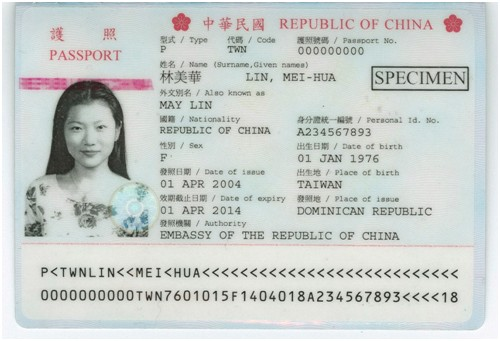
#> input picture OCR/DetectMRZ/passport/1508253342644.jpg, 500 x 341 px
$ python DetectMRZ.py --image passport   (older library calls are emulated)
#> lines starting #> are read from the running program, lines starting #| are printed output that depends on the picture; after the words box and inside, x2 and y2 are one past the last pixel; in counts of white or black regions, pixels touching at a corner belong together; long printed decimals are rounded
# import necessary packages
from imutils import paths
from cv2 import cv2
import numpy as np
import argparse
import imutils

# parse the arguments
ap = argparse.ArgumentParser()
ap.add_argument("-i", "--image", required=True, help="path to image directory")
args = vars(ap.parse_args())

# initialize rectangle and square kernel
rectKernel = cv2.getStructuringElement(cv2.MORPH_RECT, (13, 5))
squrKernel = cv2.getStructuringElement(cv2.MORPH_RECT, (27, 27))


# loop over the image directory
for imagePath in paths.list_images(args["image"]):
    # load image file
    image = cv2.imread(imagePath)
#> image is the input picture: shape (341, 500, 3); mean B, G, R 203.7, 206.6, 201.4
    image = imutils.resize(image, height=600)
#> image: shape (600, 879, 3)
    gray = cv2.cvtColor(image, cv2.COLOR_BGR2GRAY)

    # smooth the image using 3x3 kernel, then apply blackhat morphological operation
    # to find the dark regions on the light background
    gray = cv2.GaussianBlur(gray, (3,3) ,0)
    blackhat = cv2.morphologyEx(gray, cv2.MORPH_BLACKHAT, rectKernel)

    # compute the gradient intensity of blackhat image using Sobel algorithm
    # and scale into range [0, 255]
    gradX = cv2.Sobel(blackhat, ddepth=cv2.CV_32F, dx=1, dy=0, ksize=-1)
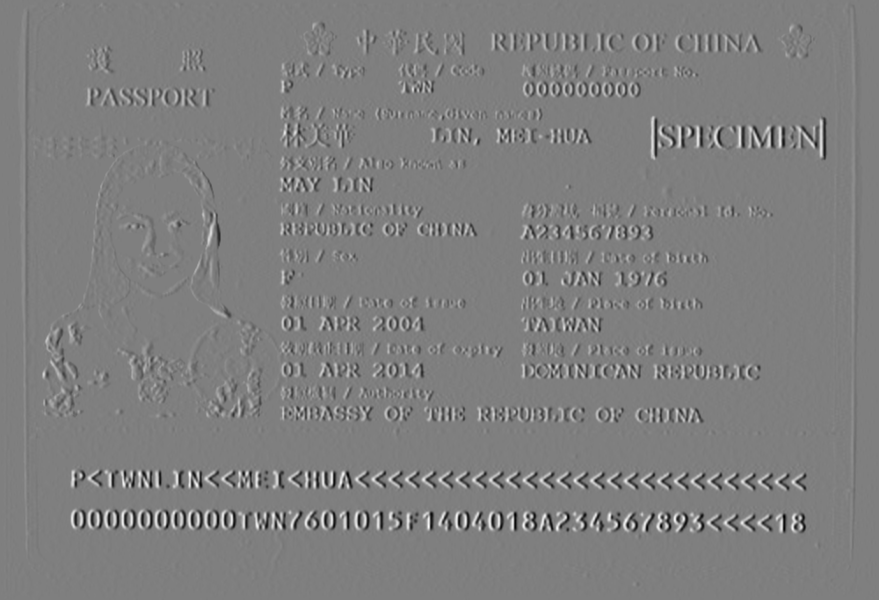
#> gradX: shape (600, 879) float32; min -1677, max 1685, mean 0; drawn with min black and max white
    gradX = np.absolute(gradX)
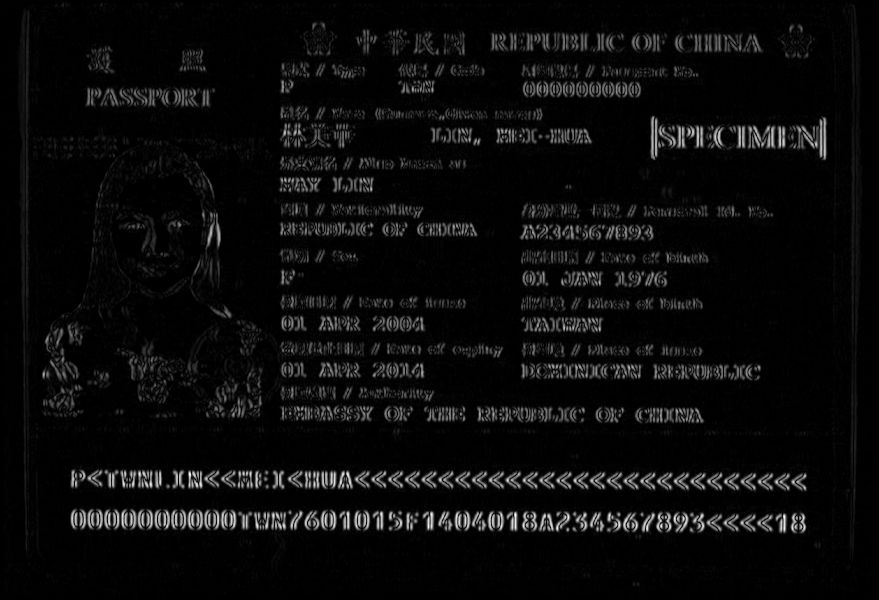
#> gradX: shape (600, 879) float32; min 0, max 1685, mean 76; drawn with min black and max white
    (minVal, maxVal) = (np.min(gradX), np.max(gradX))
#> minVal = 0; maxVal = 1685
    gradX = (255 * ((gradX - minVal) / (maxVal - minVal))).astype("uint8")

    # apply the closing operation using the rectangular kernel to close gaps
    # in between letters -- then apply the Otsu's thresholding method
    gradX = cv2.morphologyEx(gradX, cv2.MORPH_CLOSE, rectKernel)
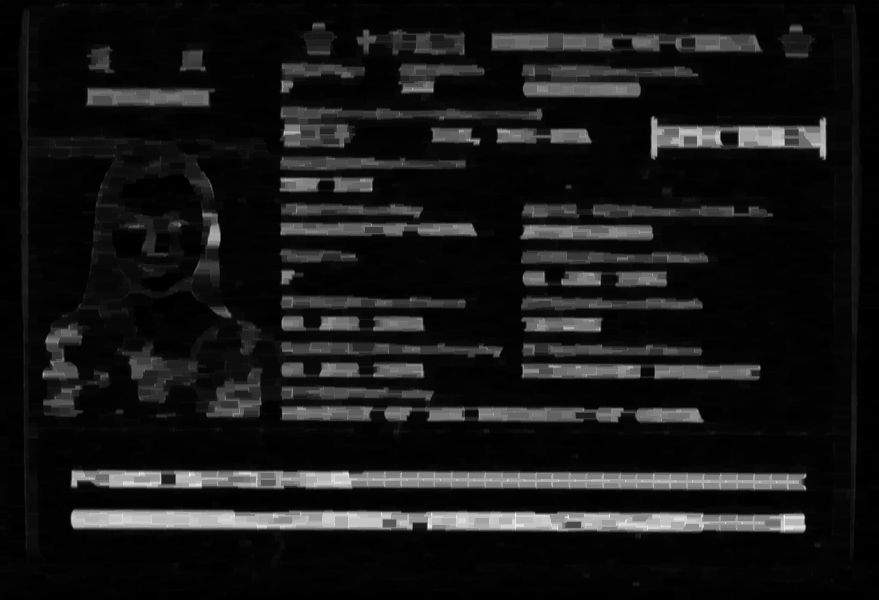
#> gradX: shape (600, 879); min 0, max 255, mean 22.7
    thresh = cv2.threshold(gradX, 0 , 255, cv2.THRESH_BINARY | cv2.THRESH_OTSU)[1]
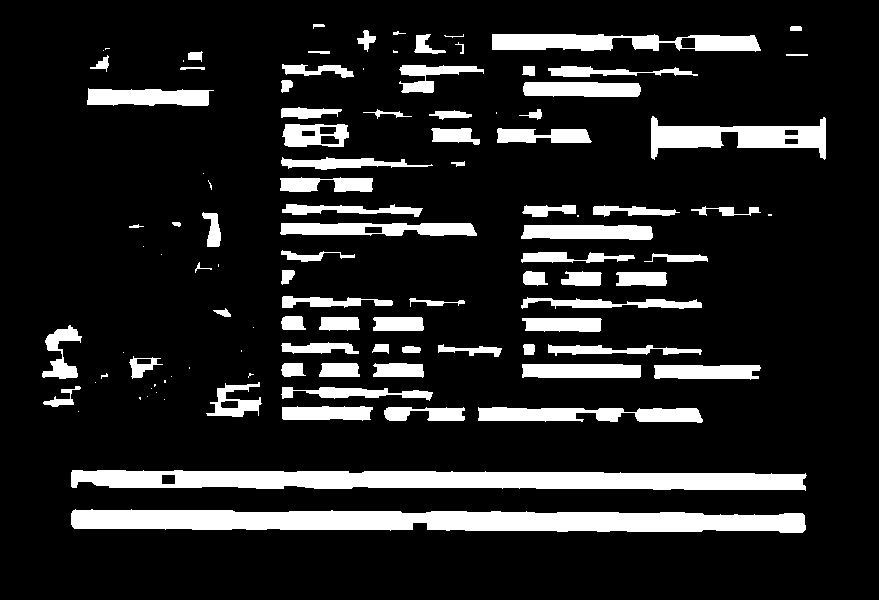
#> thresh: shape (600, 879); 14.2% white; 106 white regions (29 under 20 px), largest, box (x1, y1, x2, y2) and area: (71, 509, 806, 533) 13571, (71, 470, 807, 491) 12015, (651, 116, 826, 160) 3675

    # apply the close operation this time using squrKernel to close the gaps
    # in between lines of MRZ, then perform erosion to break apart connect components
    thresh = cv2.morphologyEx(thresh, cv2.MORPH_CLOSE, squrKernel)
#> thresh: shape (600, 879); 27.5% white; 13 white regions (4 under 20 px), largest, box (x1, y1, x2, y2) and area: (206, 24, 772, 423) 88412, (71, 470, 807, 533) 43265, (42, 325, 190, 412) 4368
    thresh = cv2.erode(thresh, None, iterations=4)
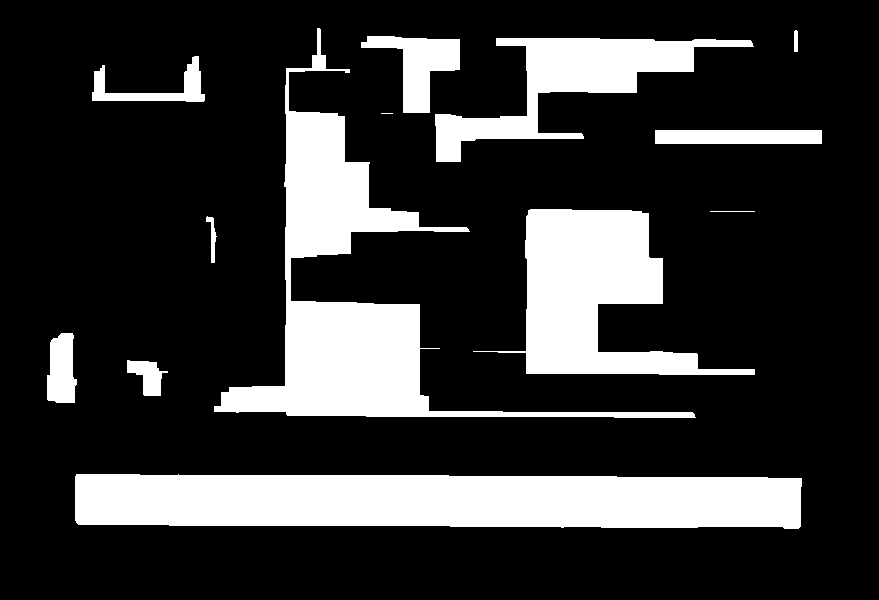
#> thresh: shape (600, 879); 20.9% white; 13 white regions (1 under 20 px)

    # during thresholding, it's possible that border pixels were
    # included in the thresholding, so let's set 5% of the left and
    # right borders to zero
    reducePercentage = int(image.shape[1] * 0.05)
#> reducePercentage = 43
    thresh[:, 0:reducePercentage] = 0
    thresh[:, image.shape[1] - reducePercentage:] = 0

    # find contours in image ans sort them by thier size
    contours = cv2.findContours(thresh.copy(), cv2.RETR_EXTERNAL, cv2.CHAIN_APPROX_SIMPLE)
#> contours = 13 contours, 2 with area under 20; largest, box (x1, y1, x2, y2) and area: (75, 474, 802, 529) 36138, (214, 28, 696, 418) 30092, (473, 209, 755, 375) 19360, (435, 38, 754, 162) 11418, (361, 36, 460, 113) 3271
    contours = imutils.grab_contours(contours)
    contours = sorted(contours, key=cv2.contourArea, reverse=True)

    ROI = []
    for contour in contours:
        # compute bounding box, aspratio, width to the width of the image
        (x, y, w, h) = cv2.boundingRect(contour)
        aspratio = w / float(h)
        crWidth = w / float(gray.shape[1])
        print(aspratio, crWidth)
        # check the acceptance criteria
        if aspratio > 5 and crWidth > 0.7 :
            # apply padding to re-grow image since used erosions
            pX = int((x + w) * 0.03)
            pY = int((y + h) * 0.03)
            (x, y) = (x -pX, y-pY)
            (w, h) = (w + (pX * 2), h + (pY * 2))
            # print(aspratio)
            # get the ROI and draw bounding box
            ROI = image[y:y+h, x:x+w].copy()
            cv2.rectangle(image, (x,y), (x+w,y+h), (0, 255, 255), 2)
            cv2.imshow("ROI Image",ROI)

            break
#> this loop made 1 pass
#> (x, y, w, h, aspratio, crWidth, pX, pY) on pass 1: (51, 459, 775, 85, 13.22, 0.827, 24, 15)
#| 13.218 0.8271
#> pass 1, `ROI = image[y:y+h, x:x+w].copy()`:
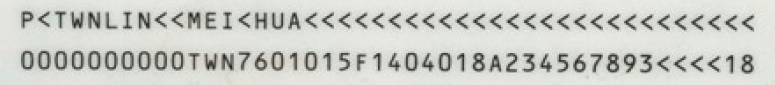
#> ROI: shape (85, 775, 3); mean B, G, R 198.9, 205.4, 203.3
#> after the loop:
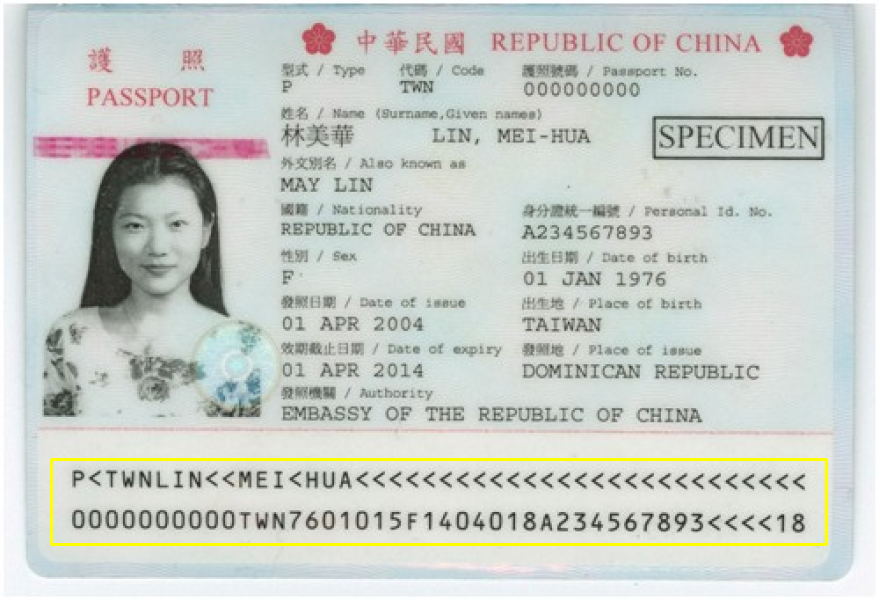
#> image: shape (600, 879, 3); mean B, G, R 201.4, 206.8, 201.6

    cv2.imshow("Input Image",image)
    cv2.imshow("test", thresh)
    cv2.waitKey(0)
#> pass 2 of the loop `for imagePath in paths.list_images(args["image"]):`:
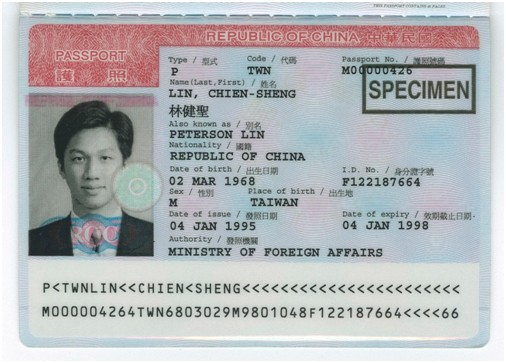
#> input picture OCR/DetectMRZ/passport/1508253344939.jpg, 506 x 363 px
#> image is the input picture: shape (363, 506, 3); mean B, G, R 184.1, 181.9, 179.6
#> blackhat: shape (600, 836)
#> maxVal = 1598
#> `thresh = cv2.erode(thresh, None, iterations=4)`:
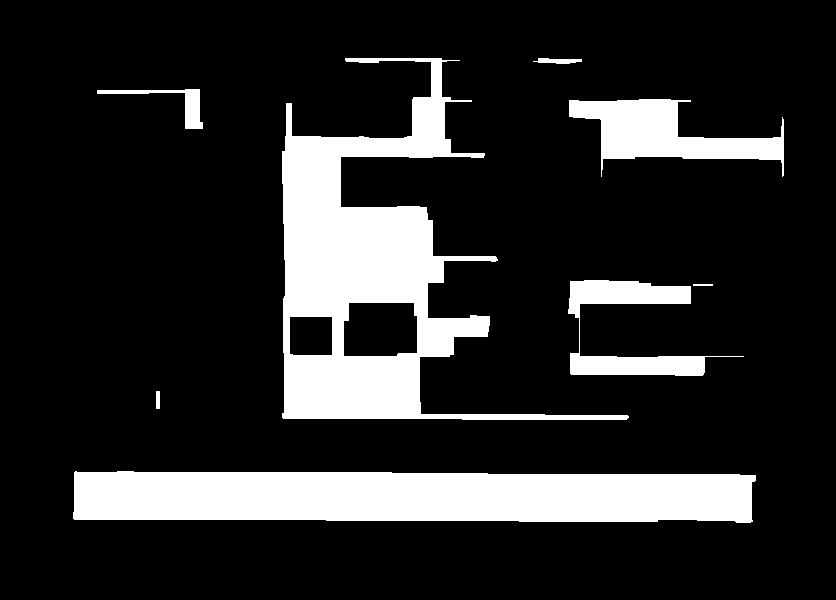
#> thresh: shape (600, 836); 16.7% white; 8 white regions
#> contours = 8 contours, 1 with area under 20; largest, box (x1, y1, x2, y2) and area: (282, 58, 629, 420) 41500, (73, 471, 756, 523) 31792, (569, 99, 784, 177) 7124, (568, 280, 744, 376) 4995, (97, 89, 203, 129) 793, (533, 58, 582, 64) 149, (156, 391, 160, 409) 51
#> the loop `for contour in contours:` made 2 passes
#> (x, y, w, h, aspratio, crWidth, pX, pY) on pass 2: (51, 456, 727, 82, 13.13, 0.817, 22, 15)
#> (printed output is left out)
#> after the loop `for contour in contours:`:
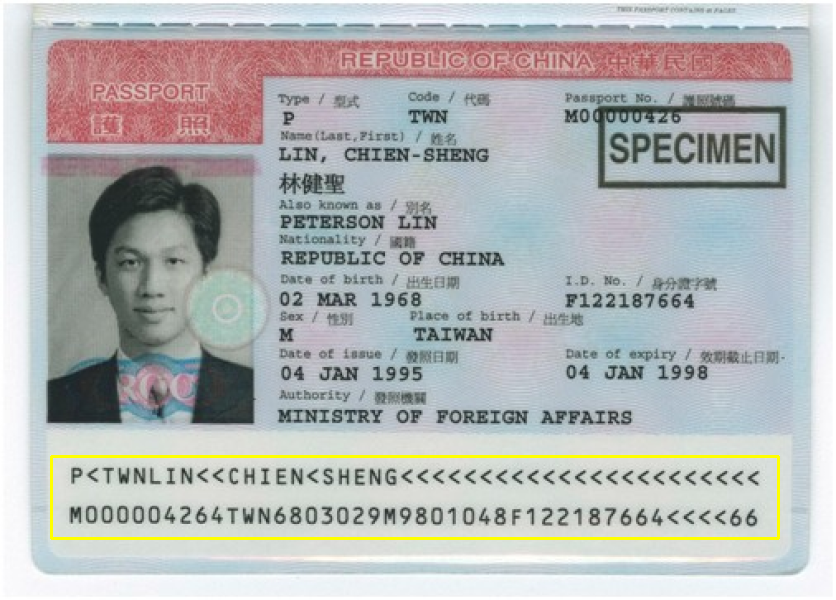
#> image: shape (600, 836, 3); mean B, G, R 182, 182.1, 179.9
